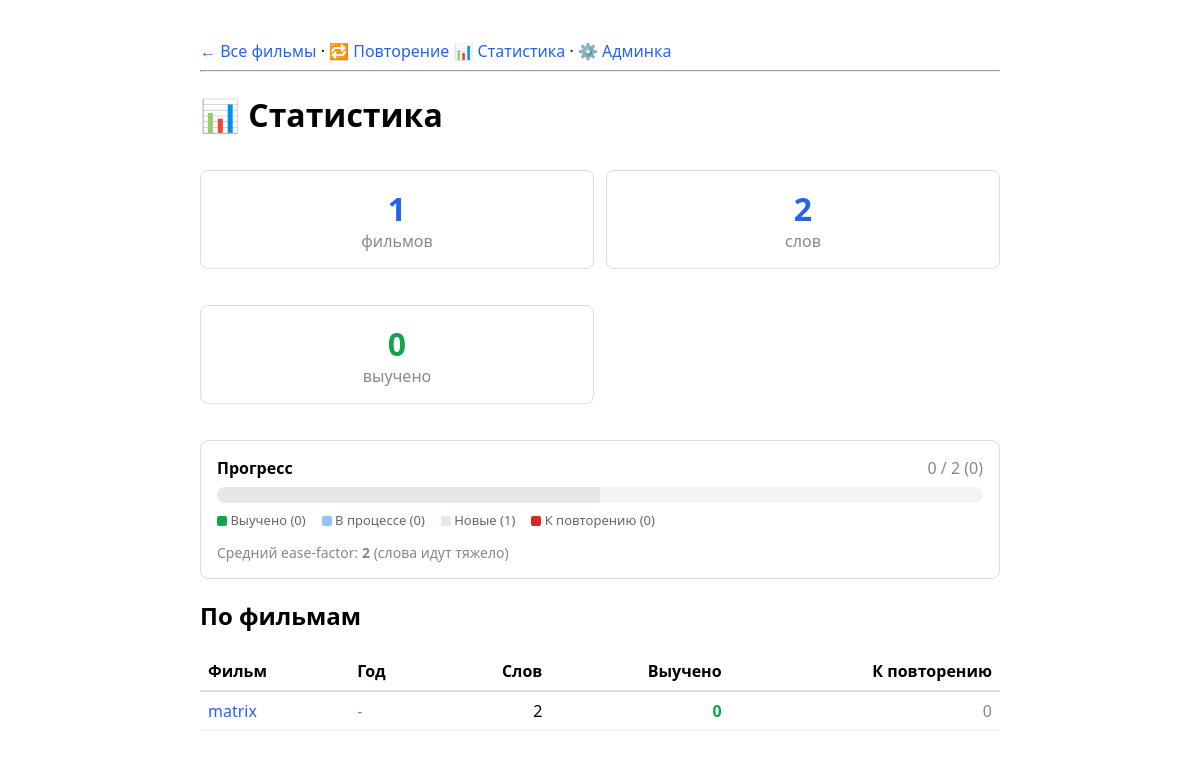
Screenshot of /stats with the database file from the repository.
### models.py (models this page shows)
class Movie(Base):
    __tablename__ = 'movies'
    id = Column(Integer, primary_key=True, index=True)
    title = Column(String(200), nullable=False)
    year = Column(Integer, nullable=True)
    words = relationship('Word', back_populates='movie', cascade='all, delete-orphan')

### router/stats.py (the view)
@router.get('/stats', response_class=HTMLResponse)
async def stats(request: Request, db: Session = Depends(get_db)):
    now = datetime.now(timezone.utc)
    total_movies = db.query(func.count(models.Movie.id)).scalar() or 0
    total_words = db.query(func.count(models.Word.id)).scalar() or 0
    learned = (
        db.query(func.count(models.Word.id))
        .filter(
            models.Word.repetitions >= 3,
            models.Word.due_date > now,
        )
        .scalar() or 0
    )
    in_progress = (
        db.query(func.count(models.Word.id))
        .filter(
            models.Word.repetitions >= 3,
            models.Word.due_date > now,
        )
        .scalar() or 0
    )
    never_seen = (
        db.query(func.count(models.Word.id))
        .filter(
            models.Word.repetitions == 0,
            models.Word.due_date > now,
        )
        .scalar() or 0
    )
    due_now = (
        db.query(func.count(models.Word.id))
        .filter(models.Word.due_date <= now)
        .scalar() or 0
    )
    avg_er_raw = db.query(func.avg(models.Word.ease_factor)).scalar()
    avg_ef = round(float(avg_er_raw)) if avg_er_raw is not None else 0.0
    per_movie = (
        db.query(
            models.Movie.id,
            models.Movie.title,
            models.Movie.year,
            func.count(models.Word.id).label('words_count'),
            func.sum(case((models.Word.due_date <= now, 1), else_=0)).label('due_count'),
            func.sum(
                case(
                    ((models.Word.repetitions >= 3) & (models.Word.due_date > now), 1),
                    else_=0,
                )
            ).label('learned_count'),
        )
        .outerjoin(models.Word, models.Word.movie_id == models.Movie.id)
        .group_by(models.Movie.id)
        .order_by(func.count(models.Word.id).desc(), models.Movie.title)
        .all()
    )
    def pct(n: int) -> int:
        return round(n / total_words * 100) if total_words else 0
    return templates.TemplateResponse(
        request=request,
        name='stats.html',
        context={
            'total_movies': total_movies,
            'total_words': total_words,
            'learned': learned,
            'in_progress': in_progress,
            'never_seen': never_seen,
            'due_now': due_now,
            'avg_ef': avg_ef,
            'per_movie': per_movie,
            'learned_pct': pct(learned),
            'inprog_pct': pct(in_progress),
            'never_pct': pct(never_seen),
            'due_pct': pct(due_now),
        },
    )

### templates/stats.html (shortened to what this page needs)
{% extends 'base.html' %}
{% block content %}
<h1>📊 Статистика</h1>
<div style="display: grid; grid-template-columns: repeat(2, 1fr);
            gap: 12px; margin-bottom: 24px;">
    <div class="card" style="text-align: center;">
        <div style="font-size: 32px; font-weight: bold; color: #2563eb;">{{ total_movies }}</div>
        <div style="color: #888;">фильмов</div>
    </div>
    <div class="card" style="text-align: center;">
        <div style="font-size: 32px; font-weight: bold; color: #2563eb;">{{ total_words }}</div>
        <div style="color: #888;">слов</div>
    </div>
    <div class="card" style="text-align: center;">
        <div style="font-size: 32px; font-weight: bold; color: #16a34a;">{{ learned }}</div>
        <div style="color: #888;">выучено</div>
    </div>
</div>
<div class="card">
    <div style="display: flex; justify-content: space-between; margin-bottom: 8px;">
        <b>Прогресс</b>
        <span style="color: #888;">{{ learned }} / {{ total_words }} ({{ learned_pct }})</span>
    </div>
    <div style="display: flex; height: 16px; background: #f3f4f6; border-radius: 8px; overflow: hidden;">
        <div style="width: {{ never_pct }}%; background: #e5e7eb;"
            title="Новые: {{ never_seen }}"></div>
    </div>
    <p style="margin: 8px 0 0; font-size: 13px; color: #666; display: flex; gap: 16px; flex-wrap: wrap;">
        <span><span style="display: inline-block; width: 10px; height: 10px;
                        background: #16a34a; border-radius: 2px;
                        vertical-align: middle;"></span> Выучено ({{ learned }})</span>
        <span><span style="display: inline-block; width: 10px; height: 10px;
                        background: #93c4fd; border-radius: 2px;
                        vertical-align: middle;"></span> В процессе ({{ in_progress }})</span>
        <span><span style="display: inline-block; width: 10px; height: 10px;
                        background: #e5e7eb; border-radius: 2px;
                        vertical-align: middle;"></span> Новые ({{ never_seen }})</span>
        <span><span style="display: inline-block; width: 10px; height: 10px;
                        background: #dc2626; border-radius: 2px;
                        vertical-align: middle;"></span> К повторению ({{ due_now }})</span>
    </p>
    <p style="color: #888; margin-bottom: 0; font-size: 14px;">
        Средний ease-factor: <b>{{ avg_ef }}</b>
        {% if avg_ef and avg_ef < 2.2 %}(слова идут тяжело){% endif %}
    </p>
</div>
<h2>По фильмам</h2>
{% if per_movie %}
<table style="width: 100%; border-collapse: collapse;">
    <thead>
        <tr style="border-bottom: 2px solid #ddd; text-align: left;">
            <th style="padding: 8px;">Фильм</th>
            <th style="padding: 8px;">Год</th>
            <th style="padding: 8px; text-align: right;">Слов</th>
            <th style="padding: 8px; text-align: right;">Выучено</th>
            <th style="padding: 8px; text-align: right;">К повторению</th>
        </tr>
    </thead>
    <tbody>
        {% for row in per_movie %}
        <tr style="border-bottom: 1px solid #eee;">
            <td style="padding: 8px;"><a href="/movie/{{ row.id }}">{{ row.title }}</a></td>
            <td style="padding: 8px; color: #888;">{{ row.year or '-'}}</td>
            <td style="padding: 8px; text-align: right;">{{ row.words_count }}</td>
            <td style="padding: 8px; text-align: right;">
                <span style="color: #16a34a; font-weight: bold;">{{ row.learned_count or 0 }}</span>
            </td>
            <td style="padding: 8px; text-align: right;">
                {% if row.due_coutn %}
                <span style="color: #dc2626; font-weight: bold;">{{ row.due_count }}</span>
                {% else %}<span style="color: #888;">0</span>{% endif %}
            </td>
        </tr>
        {% endfor %}
    </tbody>
</table>
{% else %}
<div class="card" style="text-align: center; padding: 24px; color: #888;">
    Пока нет данных. <a href="/movie/new">Создайте фильм</a>.
</div>
{% endif %}
{% endblock %}

### templates/base.html (style rules this page uses)
body { font-family: system-ui, sans-serif; max-width: 800px; margin: 40px auto; padding: 0 16px; }
a { color: #2563eb; text-decoration: none; }
.card { border: 1px solid #ddd; border-radius: 8px; padding: 16px; margin: 12px 0; }

### rows the page displays
Movie: title "matrix", year "-", words_count "2", learned_count "0"

### other values shown
{{ total_movies }} "1"
{{ total_words }} "2"
{{ learned }} "0"
{{ learned_pct }} "0"
{{ in_progress }} "0"
{{ never_seen }} "1"
{{ due_now }} "0"
{{ avg_ef }} "2"
